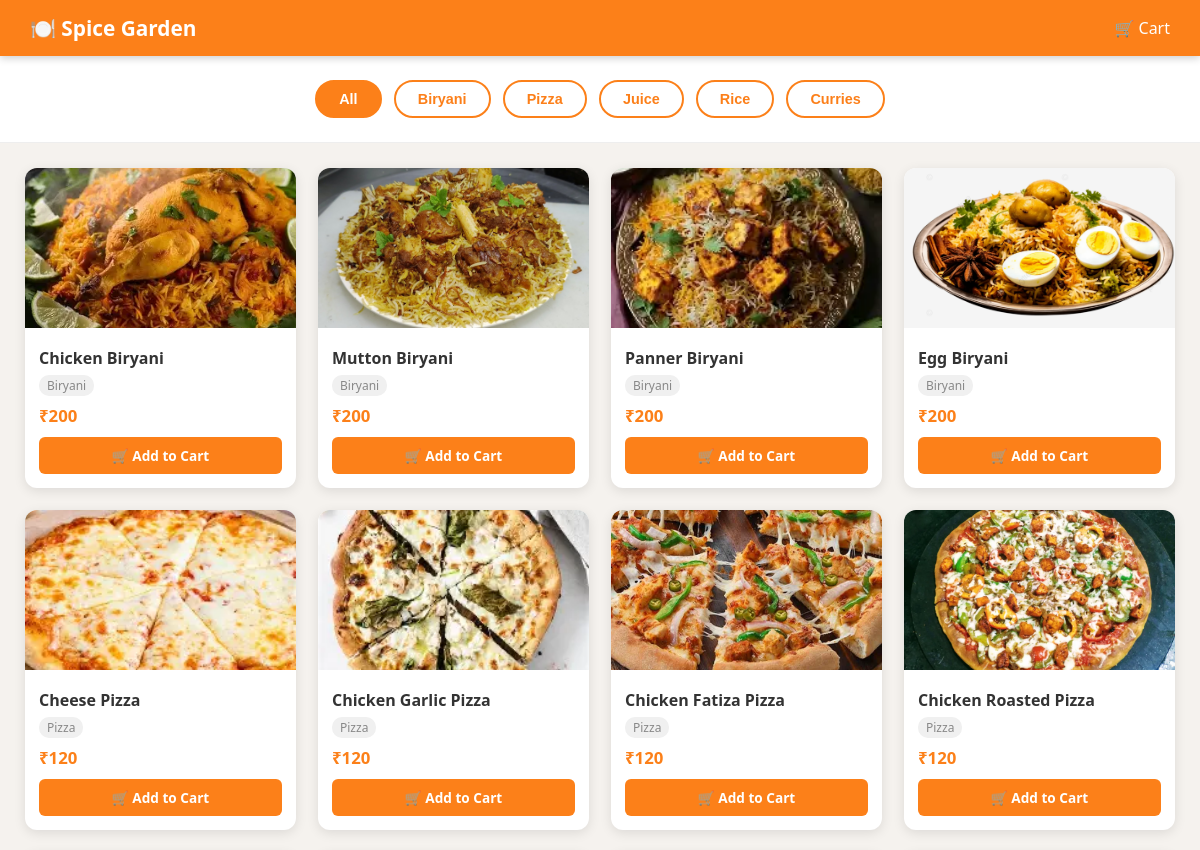
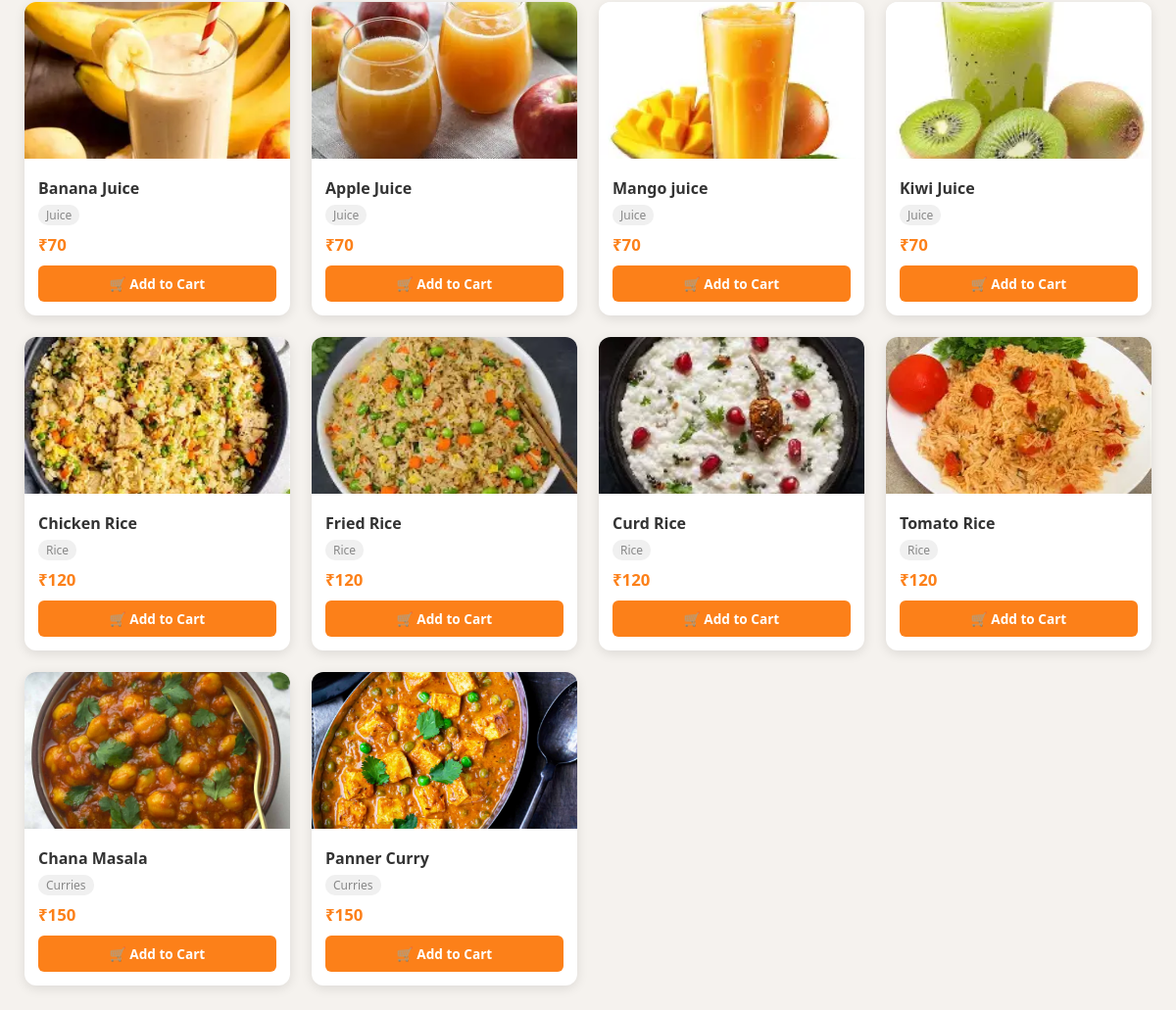
The app's page /menu/ with its own data (2 pictures, top to bottom).
### app1/models.py (models this page shows, shortened)
class Food(models.Model):
    name = models.CharField(max_length=100)
    price = models.IntegerField()
    category = models.CharField(max_length=100)
    image = models.ImageField(upload_to='menu/', null=True, blank=True)

### app1/views.py (the view)
# urls.py: path('menu/',       views.menu,              name='menu'),
def menu(request):
    items = Food.objects.all()
    return render(request, 'app1/menu.html', {'items': items})

### app1/templates/app1/menu.html (shortened to what this page needs)
{% load static %}
<!DOCTYPE html>
<html lang="en">
<head>
</head>
<body>
<nav class="navbar">
    <a href="{% url 'welcome' %}" class="logo">🍽️ Spice Garden</a>
    <a href="{% url 'view_cart' %}" class="cart-link">🛒 Cart</a>
</nav>
<div class="categories">
    <button class="active" onclick="filterItems(this, 'All')">All</button>
    <button onclick="filterItems(this, 'Biryani')">Biryani</button>
    <button onclick="filterItems(this, 'Pizza')">Pizza</button>
    <button onclick="filterItems(this, 'Juice')">Juice</button>
    <button onclick="filterItems(this, 'Rice')">Rice</button>
    <button onclick="filterItems(this, 'Curries')">Curries</button>
</div>
<div class="menu-container">
    {% for item in items %}
    <div class="card" data-category="{{ item.category }}">
        {% if item.image and item.image.name %}
            <img src="{{ item.image.url }}" alt="{{ item.name }}">
        {% else %}
            <img src="https://placehold.co/400x160/fc8019/white?text=No+Image" alt="No image">
        {% endif %}
        <div class="card-content">
            <h3>{{ item.name }}</h3>
            <span class="category-tag">{{ item.category }}</span>
            <p class="price">₹{{ item.price }}</p>
            <a href="{% url 'add_to_cart' item.id %}" class="btn btn-add">🛒 Add to Cart</a>
        </div>
    </div>
    {% empty %}
    <div class="empty" style="grid-column:1/-1;">
        <h2>No items yet.</h2>
        <p>Add food items from the <a href="/admin/">Admin Panel</a>.</p>
    </div>
    {% endfor %}
</div>
</body>
</html>

### app1/templates/app1/menu.html (style rules this page uses)
* { margin: 0; padding: 0; box-sizing: border-box; }
body { font-family: 'Segoe UI', sans-serif; background: #f5f2ee; color: #333; }
.navbar { background: #fc8019; padding: 14px 30px; display: flex; justify-content: space-between; align-items: center; position: sticky; top: 0; z-index: 99; box-shadow: 0 2px 8px rgba(0,0,0,.2); }
.navbar .logo { color: white; font-size: 1.3rem; font-weight: 700; text-decoration: none; }
.navbar a { color: white; text-decoration: none; font-size: 1rem; }
.cart-link { font-size: 1.4rem; }
.categories { text-align: center; padding: 20px; background: white; border-bottom: 1px solid #eee; }
.categories button { padding: 9px 22px; margin: 4px; border: 2px solid #fc8019; background: white; color: #fc7f19; cursor: pointer; border-radius: 25px; font-size: 0.9rem; font-weight: 600; transition: all .2s; }
.categories button.active, .categories button:hover { background: #fc8019; color: white; }
.menu-container { display: grid; grid-template-columns: repeat(auto-fill, minmax(230px, 1fr)); gap: 22px; padding: 25px; max-width: 1200px; margin: 0 auto; }
.card { background: white; border-radius: 12px; box-shadow: 0 3px 12px rgba(0,0,0,.1); overflow: hidden; transition: transform .25s, box-shadow .25s; }
.card img { width: 100%; height: 160px; object-fit: cover; }
.card-content { padding: 14px; }
.card h3 { font-size: 1rem; margin-bottom: 4px; }
.category-tag { font-size: 0.75rem; color: #888; background: #f0f0f0; display: inline-block; padding: 2px 8px; border-radius: 10px; margin-bottom: 8px; }
.price { color: #fc8019; font-weight: 700; font-size: 1.05rem; margin-bottom: 10px; }
.btn { display: block; text-align: center; padding: 9px; margin-top: 6px; border-radius: 6px; font-size: 0.85rem; text-decoration: none; font-weight: 600; transition: opacity .2s; }
.btn-add { background: #fc8019; color: white; }

### records on screen
Food: image (picture), name "Chicken Biryani", category "Biryani", price "200"
Food: image (picture), name "Mutton Biryani", category "Biryani", price "200"
Food: image (picture), name "Panner Biryani", category "Biryani", price "200"
Food: image (picture), name "Egg Biryani", category "Biryani", price "200"
Food: image (picture), name "Cheese Pizza", category "Pizza", price "120"
Food: image (picture), name "Chicken Garlic Pizza", category "Pizza", price "120"
Food: image (picture), name "Chicken Fatiza Pizza", category "Pizza", price "120"
Food: image (picture), name "Chicken Roasted Pizza", category "Pizza", price "120"
Food: image (picture), name "Banana Juice", category "Juice", price "70"
Food: image (picture), name "Apple Juice", category "Juice", price "70"
Food: image (picture), name "Mango juice", category "Juice", price "70"
Food: image (picture), name "Kiwi Juice", category "Juice", price "70"
Food: image (picture), name "Chicken Rice", category "Rice", price "120"
Food: image (picture), name "Fried Rice", category "Rice", price "120"
Food: image (picture), name "Curd Rice", category "Rice", price "120"
Food: image (picture), name "Tomato Rice", category "Rice", price "120"
Food: image (picture), name "Chana Masala", category "Curries", price "150"
Food: image (picture), name "Panner Curry", category "Curries", price "150"
